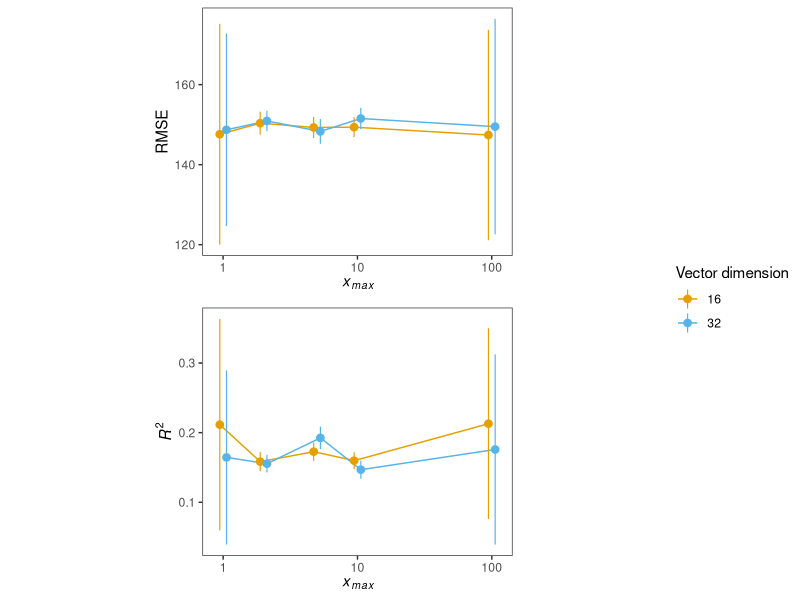
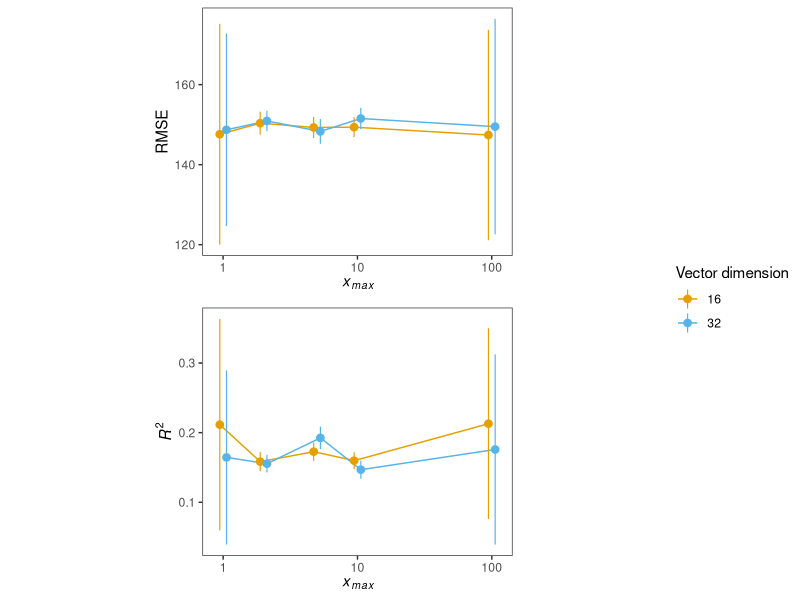

Recreate these plots in R, in order.
library(tidyverse)


# GloVe results -------------------------------------------------------------------

# Read in model performance results
globalb <- read_csv("results/glove_global_test_results_w_bias.csv")
xmax <- read_csv("results/glove_xmax_test_results.csv")

# Combine results into a single dataframe
all <- bind_rows(list(globalb, xmax)) %>%
  as_tibble() %>%
  filter(test == "emb", dim %in% c(16, 32)) %>%
  mutate(rmse_lo = rmse-rmse_se,
         rmse_hi = rmse+rmse_se,
         r2_lo = r2-r2_se,
         r2_hi = r2+r2_se) |>
  arrange(dim)

# Get y-axis limits
rmse_lim <- range(c(all$rmse_lo, all$rmse_hi), na.rm = T)
r2_lim <- range(c(all$r2_lo, all$r2_hi), na.rm = T)

# Get colors
cols <- c("#E69F00", "#56B4E9")

# Plot GloVe RMSE

rmse <- all %>%
  ggplot(aes(x = xmax, y = rmse, color = factor(dim)), group = dim) +
  geom_line(position = position_dodge(width = 0.1)) +
  geom_pointrange(aes(ymin = rmse_lo, ymax = rmse_hi), size = 0.4, linewidth = 0.4, position = position_dodge(width = 0.1)) +
  scale_x_log10() +
  scale_y_continuous(limits = rmse_lim) +
  labs(x = bquote(italic(x[max])), y = "RMSE", color = "Vector dimension") +
  theme_bw() +
  theme(panel.grid = element_blank(), aspect.ratio = 0.8) +
  scale_color_manual(values = cols)


# Plot GloVe R2
r2 <- all %>%
  ggplot(aes(x = xmax, y = r2, color = factor(dim)), group = dim) +
  geom_line(position = position_dodge(width = 0.1)) +
  geom_pointrange(aes(ymin = r2_lo, ymax = r2_hi), size = 0.4, linewidth = 0.4, position = position_dodge(width = 0.1)) +
  scale_x_log10() +
  scale_y_continuous(limits = r2_lim) +
  labs(x = bquote(italic(x[max])), y = bquote(italic(R)^2), color = "Vector dimension") +
  theme_bw() +
  theme(panel.grid = element_blank(), aspect.ratio = 0.8) +
  scale_color_manual(values = cols)


# Combine and save plots
ggpubr::ggarrange(rmse, r2, nrow = 2, common.legend = T, legend = "right")
ggsave("results/figures/xmax_performance.jpg", height = 6, width = 5, units = "in")
